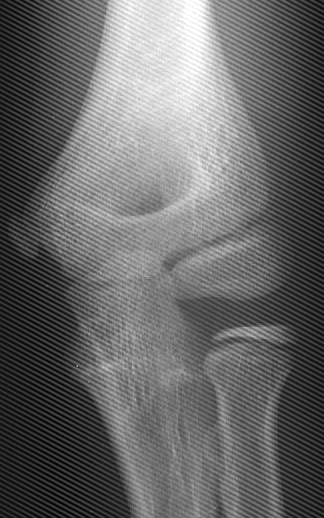
%> input picture codo_ruido.tif, 324 x 518 px
$ octave Codo_restauracion.m   (GNU Octave 9; MATLAB toolbox functions it lacks are replaced by stand-ins)
%> lines starting %> are read from the running program, lines starting %| are printed output that depends on the picture
clc; close all; clear all;

imag = imread('codo_ruido.tif');
%> imag is the input picture: size 518x324x3 uint8; min 1, max 255, mean 103.6
imag = rgb2gray(imag);
%> imag: size 518x324 uint8
i = im2double(imag);

%%%Dimenciones de la imagen
[height,width] = size(i);
%> height = 518; width = 324

%%%Transformada de furier
f = fft2(i);
g = fftshift(f);

%%%Filtro notch
notch = [196 159; 228 59; 131 359; 97 458];
dist = [105 210 105 210];

[x,y] = meshgrid(1:width ,1:height);
filtroFFT = ones(size(x));

for n = 1:size(notch)

    filtroFFT = filtroFFT.*(1-exp(-((x-notch(n,1)).^2+(y-notch(n,2)).^2)/dist(n)^2));

end
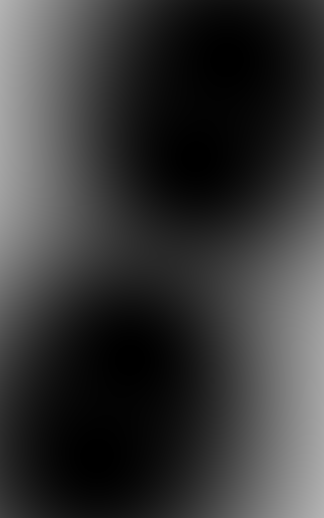
%> filtroFFT: size 518x324 double; min 0, max 0.706, mean 0.215

fil_notch = g.*filtroFFT;
im_notch = ifftshift(fil_notch);
im_notch = real(ifft2(im_notch));
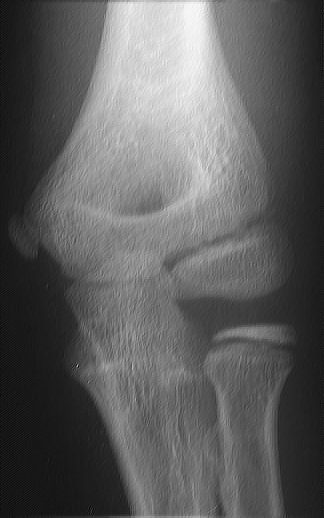
%> im_notch: size 518x324 double; min 0.00628, max 0.165, mean 0.065; drawn with min black and max white

%%%Histograma ecualizado
equ = im_notch*5.5;

%%%Segmanetacion

%prewitt
hx = [1 1 1]'*[-1 0 1];

hy = hx';

%visualiza los datos
A = double(equ);

%gradiente en x
Gx = conv2(A,hx,'same');

%gradiente en y
Gy = conv2(A,hy,'same');
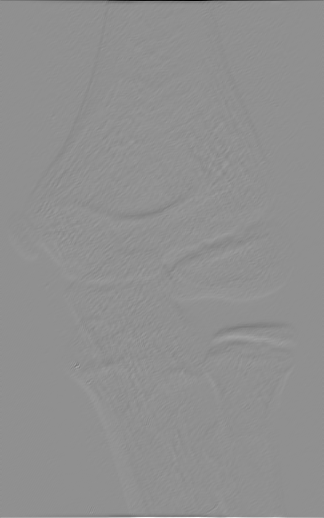
%> Gy: size 518x324 double; min -2.32, max 1.78, mean 0.00051; drawn with min black and max white

%magnitud del gradiente
G = sqrt(Gx.^2 + Gy.^2);
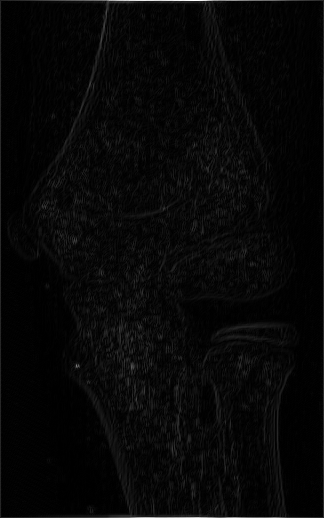
%> G: size 518x324 double; min 0.000103, max 2.32, mean 0.0694; drawn with min black and max white
G = G*3;

%Umbral
u = 0.3;
GB = G >= u;
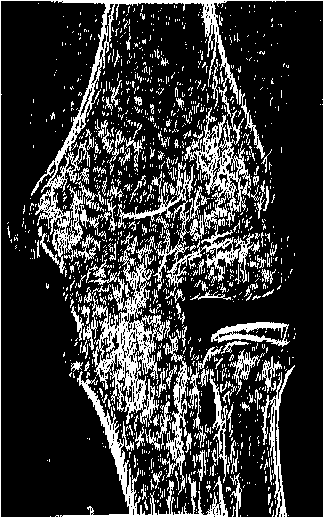
%> GB: size 518x324 logical; 21.4% white in thin lines or dots

%%% area
area = bwarea(GB)
%> area = 37593.8

%%%Perimetro
perimetro = bwperim(GB)
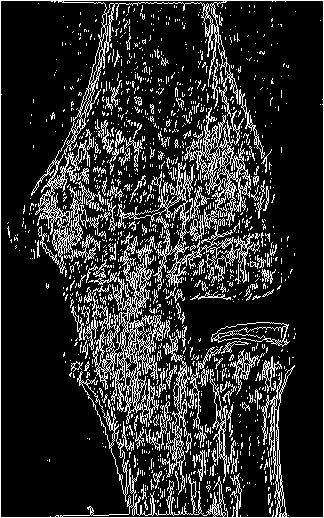
%> perimetro: size 518x324 logical; 17.2% white in thin lines or dots

%%%Compacidad
perimetro1 = 5000;
compacidad = (perimetro1*perimetro1)/(4*pi*area)
%> compacidad = 52.92

%%%Imagenes resultantes
figure;
imshow(imag); colormap gray;    title('Imagen Original');

% [9 lines of commented-out code are left out]

figure();
imshow(im_notch);  title('Filtro Notch');

figure();
imshow(equ);    title('Imagen Ecualizada');

figure;
imshow(G); colormap gray;   title('Gradiente');
%> after `imshow(G)`:
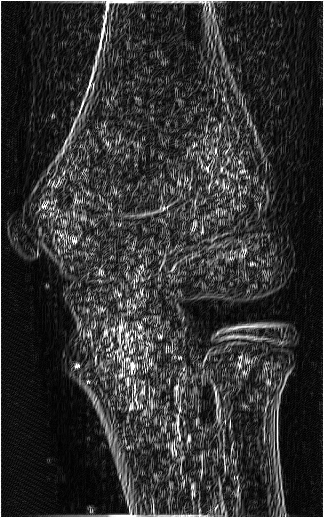
%> displayed picture: size 518x324, on the screen's scale of 0 to 255; min 0, max 255, mean 50.6

figure;
imshow(GB); colormap gray;  title('Imagen Segmentada');

figure();
imshow(perimetro)  ;title('Perimetro');
